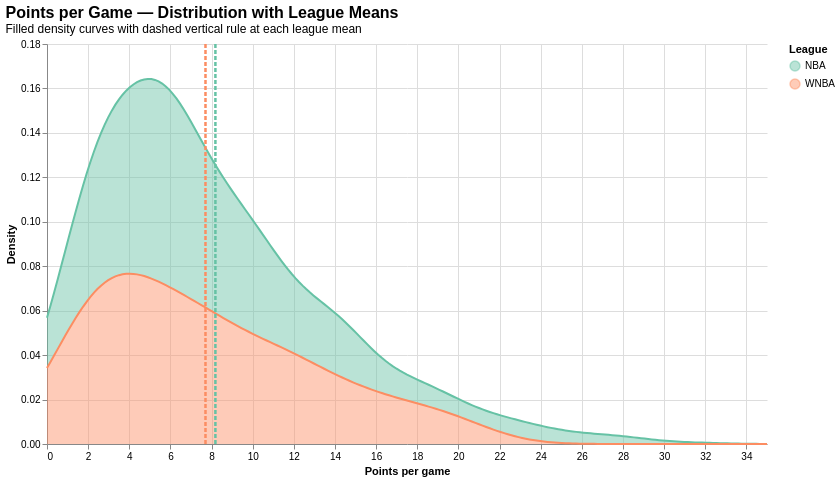

This figure's notebook cell:
### Markdown cell above
### 2. Points per game — layered density with league means (Altair)

Layered Altair chart: smoothed density curves of points per game for each league, overlaid with a dashed vertical rule on top marking each league's mean — combining the distribution shape and the central tendency in a single layered mark.

### Code cell
pts_data = combined[['PTS', 'League']].dropna()

density = alt.Chart(pts_data).transform_density(
    'PTS',
    as_=['PTS', 'density'],
    groupby=['League'],
    extent=[0, 35],
    steps=200,
).mark_area(opacity=0.45, line={'strokeWidth': 2}).encode(
    x=alt.X('PTS:Q', title='Points per game'),
    y=alt.Y('density:Q', title='Density'),
    color=alt.Color('League:N', scale=ALT_LEAGUE_COLORS),
)

means_pts = combined.groupby('League', as_index=False)['PTS'].mean()
rules = alt.Chart(means_pts).mark_rule(strokeDash=[4, 2], strokeWidth=2.5).encode(
    x='PTS:Q',
    color=alt.Color('League:N', scale=ALT_LEAGUE_COLORS),
    tooltip=['League:N', alt.Tooltip('PTS:Q', title='Mean PTS', format='.2f')],
)

chart_pts = (density + rules).properties(
    width=720, height=400,
    title=alt.TitleParams(
        'Points per Game — Distribution with League Means',
        subtitle='Filled density curves with dashed vertical rule at each league mean',
        anchor='start', fontSize=16,
    ),
).configure_view(stroke=None)

show_altair(chart_pts)

### Figure 1 — Vega-Lite specification as saved in the notebook (floating-point values rounded to 4 significant figures; data arrays with more than 128 entries replaced by an {"elided": "..."} marker saying what was removed)
{"$schema": "https://vega.github.io/schema/vega-lite/v5.8.0.json", "config": {"view": {"continuousHeight": 300, "continuousWidth": 300, "stroke": null}}, "datasets": {"data-46ce54e0608f7044e34edc43fb60e239": [{"League": "NBA", "PTS": 8.186}, {"League": "WNBA", "PTS": 7.704}], "data-a5837c4ba73ece7ed0da42461194fd64": {"elided": "738 records"}}, "height": 400, "layer": [{"data": {"name": "data-a5837c4ba73ece7ed0da42461194fd64"}, "encoding": {"color": {"field": "League", "scale": {"domain": ["NBA", "WNBA"], "range": ["#66c2a5", "#fc8d62"]}, "type": "nominal"}, "x": {"field": "PTS", "title": "Points per game", "type": "quantitative"}, "y": {"field": "density", "title": "Density", "type": "quantitative"}}, "mark": {"line": {"strokeWidth": 2}, "opacity": 0.45, "type": "area"}, "transform": [{"as": ["PTS", "density"], "density": "PTS", "extent": [0, 35], "groupby": ["League"], "steps": 200}]}, {"data": {"name": "data-46ce54e0608f7044e34edc43fb60e239"}, "encoding": {"color": {"field": "League", "scale": {"domain": ["NBA", "WNBA"], "range": ["#66c2a5", "#fc8d62"]}, "type": "nominal"}, "tooltip": [{"field": "League", "type": "nominal"}, {"field": "PTS", "format": ".2f", "title": "Mean PTS", "type": "quantitative"}], "x": {"field": "PTS", "type": "quantitative"}}, "mark": {"strokeDash": [4, 2], "strokeWidth": 2.5, "type": "rule"}}], "title": {"anchor": "start", "fontSize": 16, "subtitle": "Filled density curves with dashed vertical rule at each league mean", "text": "Points per Game — Distribution with League Means"}, "width": 720}
